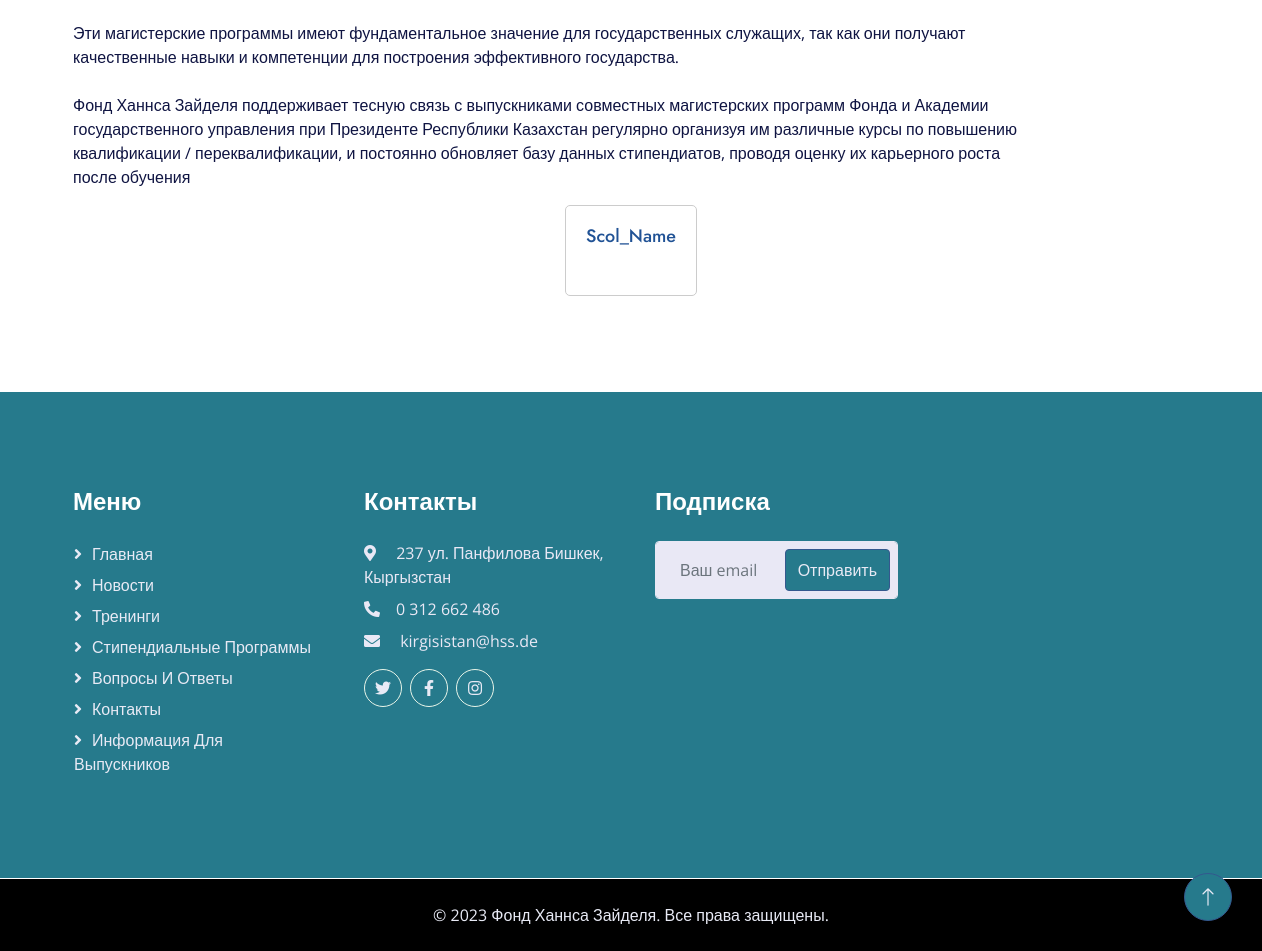
The page /scholarship/detail/ (lower part) on the database as committed earlier.
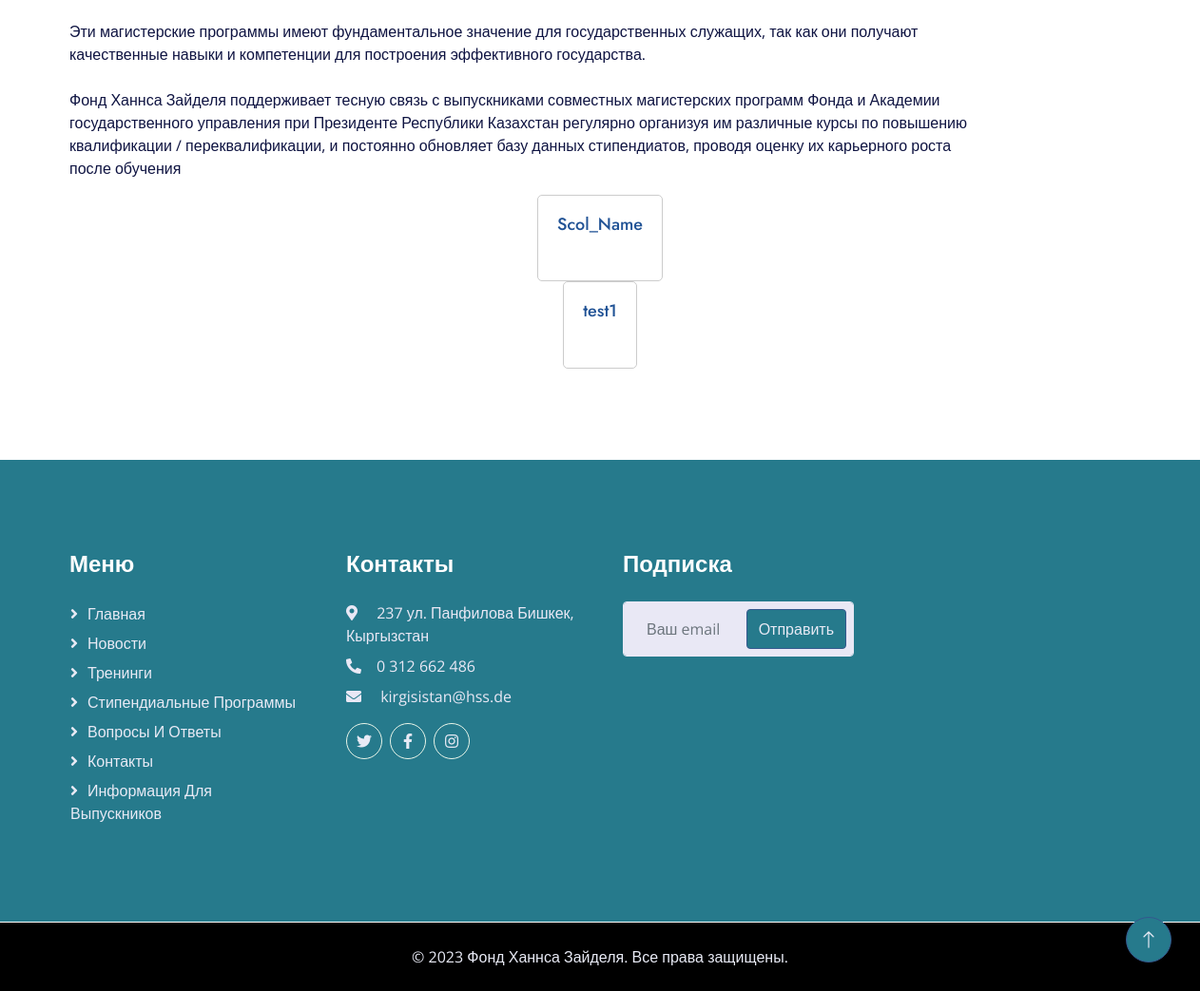
The same page on the database as committed later.
### scholarship/models.py (models this page shows, shortened)
class Scholarship(models.Model):
    name = models.CharField(max_length=150)
    header = models.CharField(max_length=150, blank=True)
    text = RichTextField(blank=True)
    image = models.ImageField(upload_to="stipendii_image", blank=True)
    detail_image = models.ImageField(upload_to="detail_image", blank=True)

### scholarship/views.py (the view)
# urls.py: path('detail/', views.detail, name="detail"),
def detail(request):
    d = Scholarship.objects.all()
    return render(request, "details.html", {"d": d})

### email_app/forms.py
class ContactEmailForm(forms.ModelForm):
    class Meta:
        model = ContactEmail
        fields = ("email",)
        widgets = {
            "email": forms.EmailInput(attrs={"class": "form-control bg-light border-light w-100 py-3 ps-4 pe-5",
                                             "placeholder": "Ваш email"})
        }
        labels = {
            'email': ''
        }

### email_app/templatetags/contact_tags.py (called while the page is built)
@register.inclusion_tag("form.html")
def contact_form():
    return {"contact_form": ContactEmailForm()}

### templates/details.html (shortened to what this page needs)
{% extends '__base.html' %}
{% block page_content %}
    <div class="container-xxl py-5">
        <div class="container">
            <div class="row g-5 col-lg-11">
                <p class="wow fadeInUp" data-wow-delay="0.1s">
                    <br>
                    <br>
                    <br>
                    <br>
                    <br>
                    <br>
                    Эти магистерские программы имеют фундаментальное значение для государственных служащих, так как они получают качественные навыки и компетенции для построения эффективного государства.
                    <br>
                    <br>
                    Фонд Ханнса Зайделя поддерживает тесную связь с выпускниками совместных магистерских программ Фонда и Академии государственного управления при Президенте Республики Казахстан регулярно организуя им различные курсы по повышению квалификации / переквалификации, и постоянно обновляет базу данных стипендиатов, проводя оценку их карьерного роста после обучения
                </p>
            </div>
            <div class="elementor-widget-wrap elementor-element-populated">
                 {% for scholarship in d %}
                <section
                    class="elementor-section elementor-inner-section elementor-element elementor-element-39402a4 elementor-section-boxed elementor-section-height-default elementor-section-height-default"
                    data-id="39402a4" data-element_type="section"
                    data-settings="{&quot;background_background&quot;:&quot;classic&quot;}">
                    <div class="elementor-container elementor-column-gap-default">
                        <div class="aux-parallax-section elementor-column elementor-col-100 elementor-inner-column elementor-element elementor-element-a44e0d7"
                            data-id="a44e0d7" data-element_type="column">
                            <div class="elementor-widget-wrap elementor-element-populated">
                                <div class="elementor-element elementor-element-c4b30eb elementor-widget elementor-widget-heading"
                                    data-id="c4b30eb" data-element_type="widget" data-widget_type="heading.default">
                                    <div class="elementor-widget-container">
                                        <h5 class="elementor-heading-title elementor-size-default">
                                            <a href="{% url 'detail' %}"> {{ scholarship.name }}</a>
                                        </h5>
                                    </div>
                                </div>
                            </div>
                        </div>
                    </div>
                </section>
                  {% endfor %}
            </div>
        </div>
    </div>
{% endblock %}

Rows that differ between the two databases and show on the page:
added Scholarship: name "test1"
